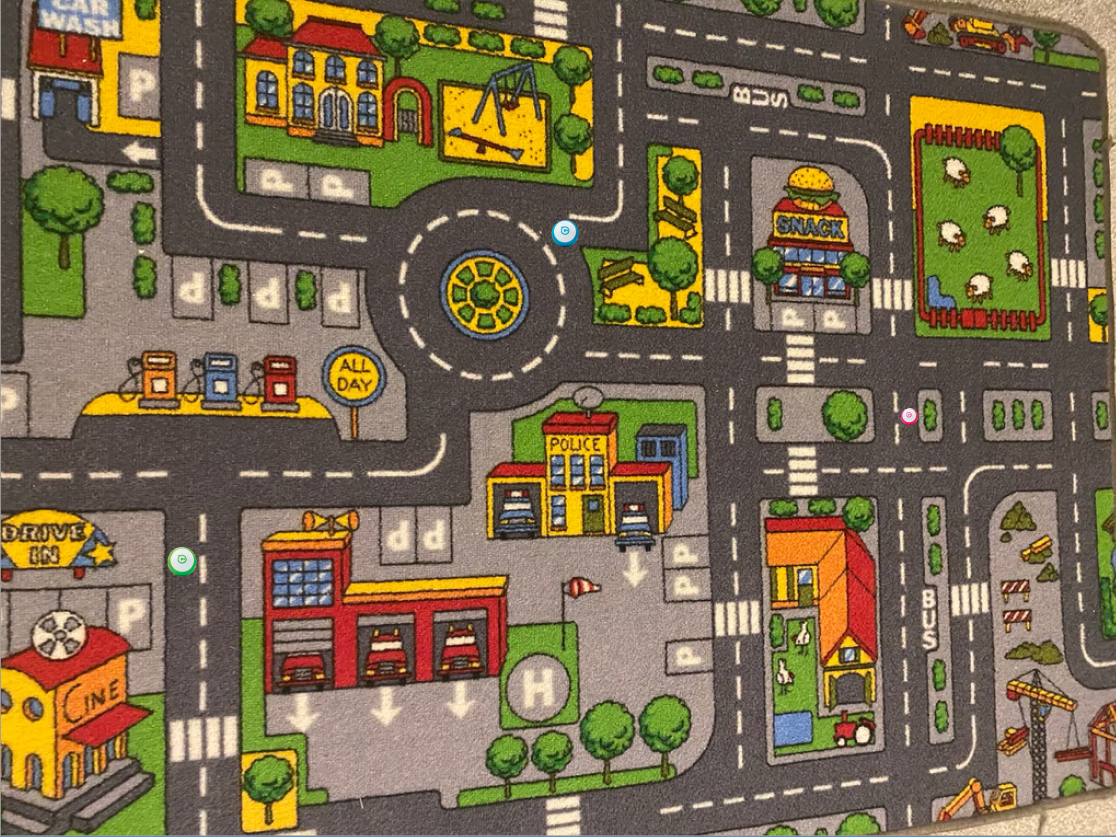
#> input picture Attachments/road_plain.png, 1116 x 837 px, given in place of the camera
$ python ColourMasking.py
#> lines starting #> are read from the running program, lines starting #| are printed output that depends on the picture; after the words box and inside, x2 and y2 are one past the last pixel; in counts of white or black regions, pixels touching at a corner belong together
import cv2
import numpy as np

# Specify the index of your external webcam (try different indices if needed)
external_webcam_index = 1

cap = cv2.VideoCapture(external_webcam_index)

while True:
    ret, frame = cap.read()
#> frame is the input picture: shape (837, 1116, 3); mean B, G, R 77.9, 107.5, 123.1

    # Convert frame to HSV
    hsv = cv2.cvtColor(frame, cv2.COLOR_BGR2HSV)
#> hsv: shape (837, 1116, 3); mean H, S, V 19.2, 93.3, 127.7

    # Define range of blue color in HSV
    lower_blue = np.array([10, 50, 50])
    upper_blue = np.array([130, 255, 255])

    # Define range of white color in HSV
    lower_white = np.array([0, 0, 200])
    upper_white = np.array([180, 30, 255])

    # Threshold the HSV images to get masks for blue and white colors
    blue_mask = cv2.inRange(hsv, lower_blue, upper_blue)
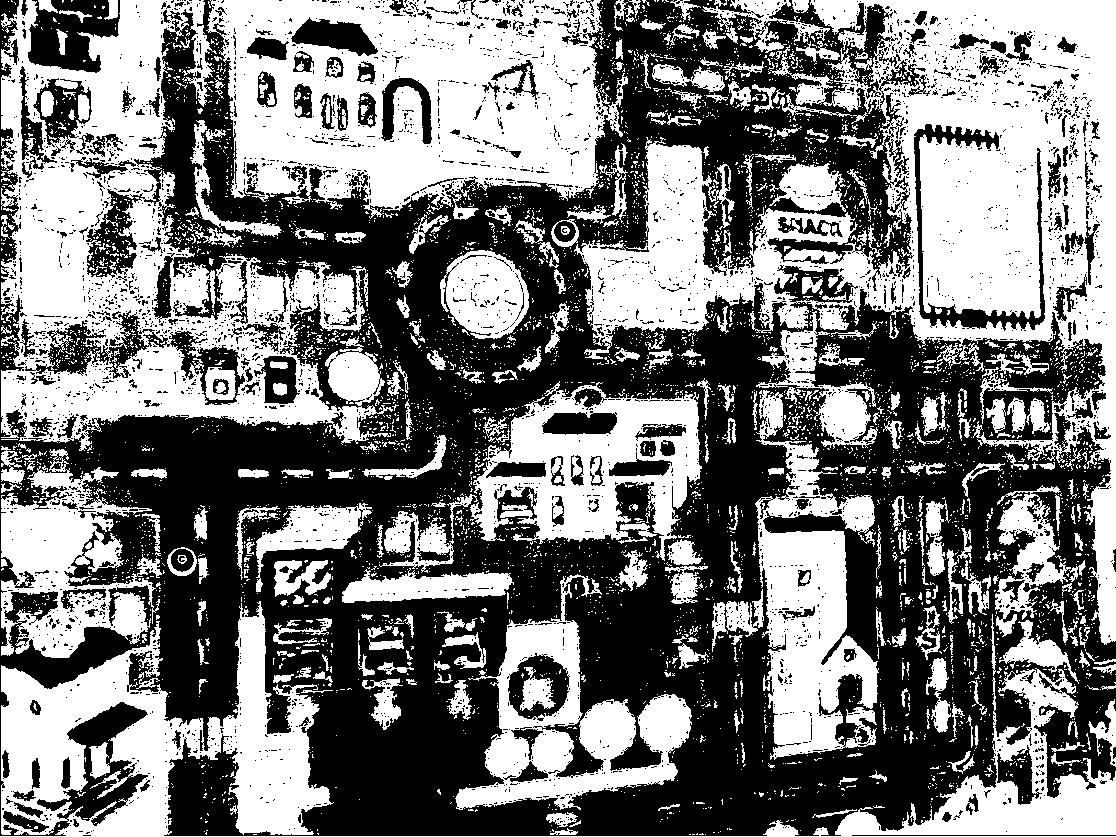
#> blue_mask: shape (837, 1116); 48.3% white; 4867 white regions (4460 under 20 px), largest, box (x1, y1, x2, y2) and area: (574, 0, 1116, 645) 101332, (1, 0, 393, 451) 69117, (206, 0, 628, 220) 60993
    white_mask = cv2.inRange(hsv, lower_white, upper_white)
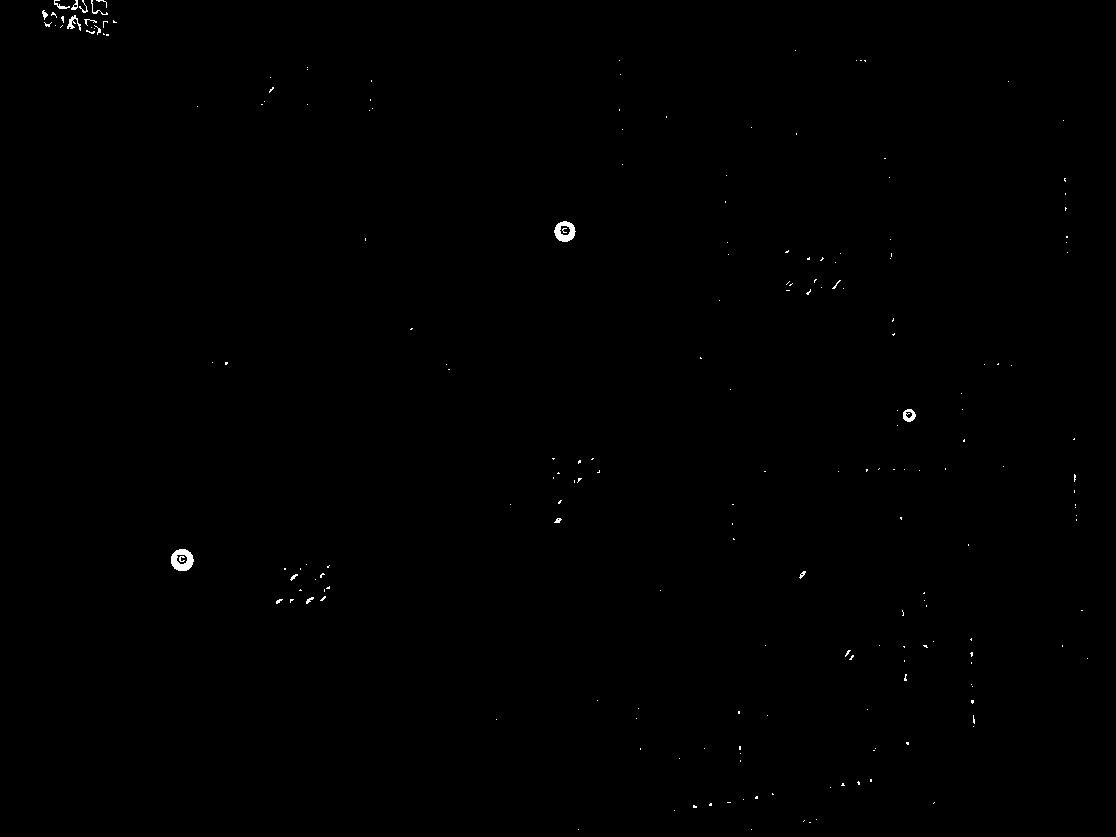
#> white_mask: shape (837, 1116); 0.2% white; 204 white regions (188 under 20 px), largest, box (x1, y1, x2, y2) and area: (171, 549, 194, 571) 329, (554, 221, 576, 242) 276, (903, 409, 916, 422) 107

    # Combine the masks to get a final mask
    final_mask = cv2.bitwise_or(blue_mask, white_mask)
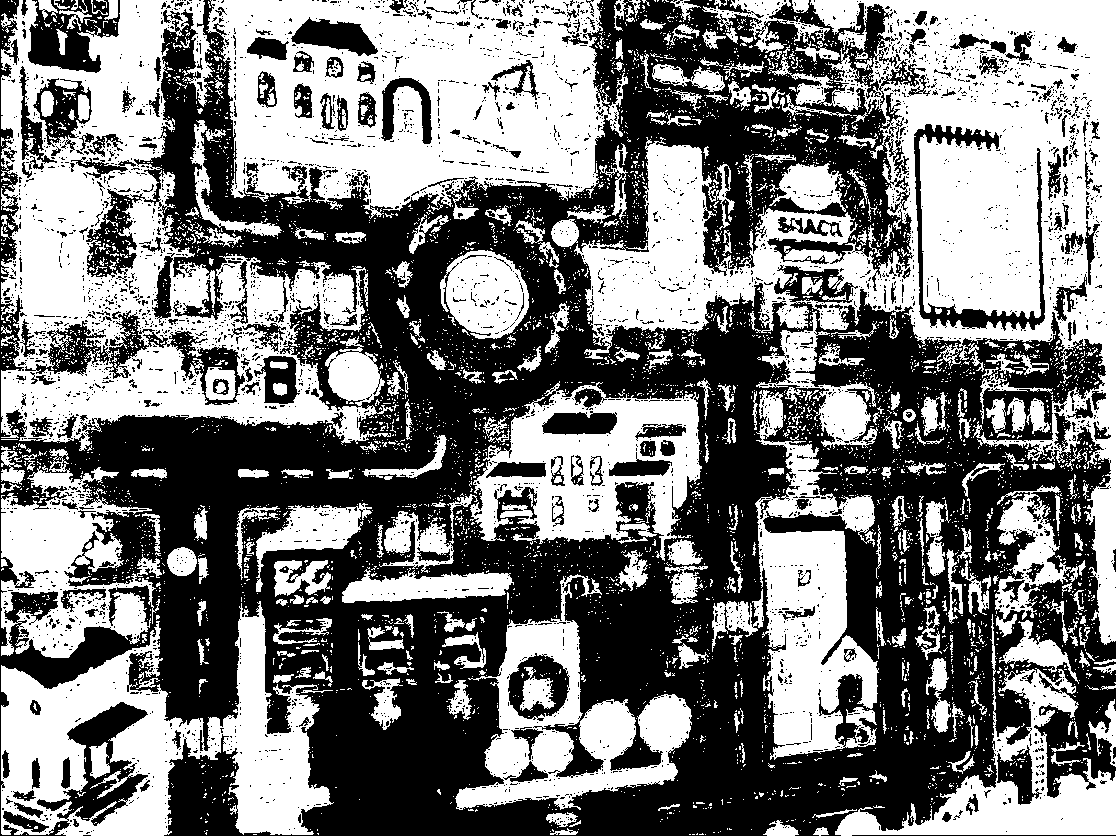
#> final_mask: shape (837, 1116); 48.5% white; 4999 white regions (4589 under 20 px), largest, box (x1, y1, x2, y2) and area: (574, 0, 1116, 645) 101481, (1, 0, 393, 451) 69161, (206, 0, 628, 220) 60997

    # Apply GaussianBlur to the blue mask to reduce noise
    blurred_mask = cv2.GaussianBlur(final_mask, (3, 3), 0)
    # Bitwise-AND mask and original image
    result = cv2.bitwise_and(frame, frame, mask=blurred_mask)
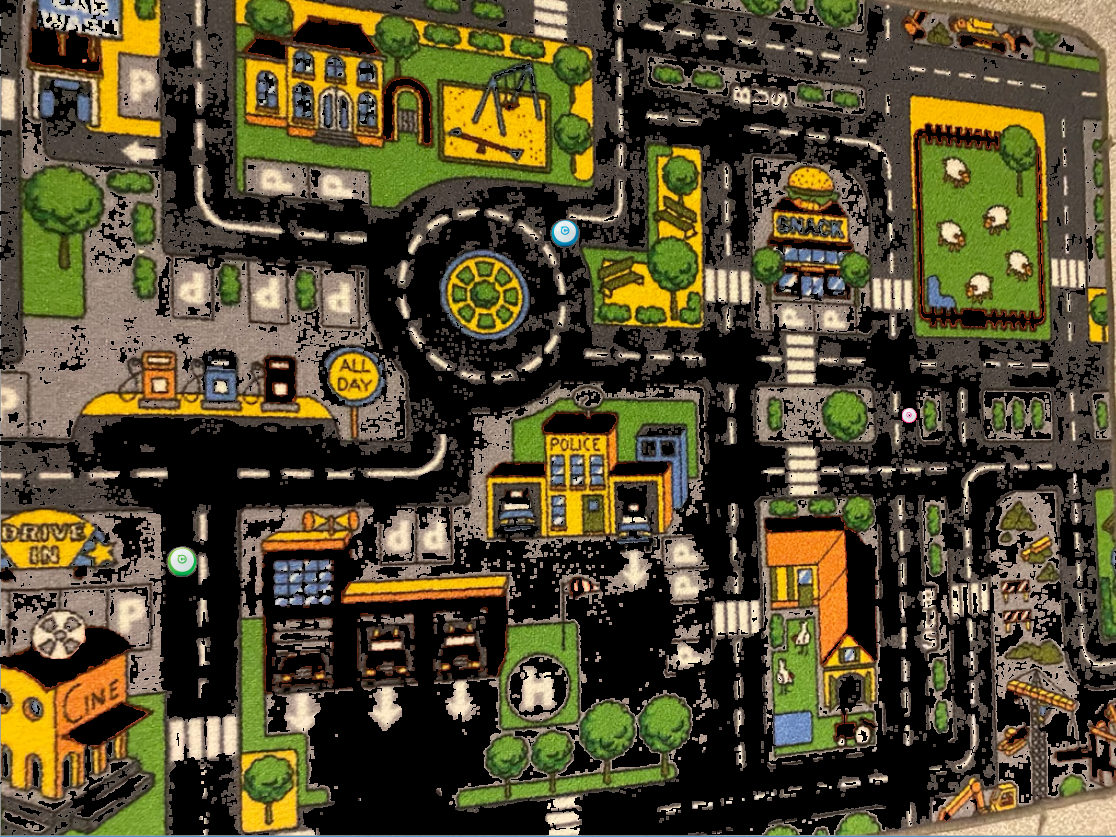
#> result: shape (837, 1116, 3); mean B, G, R 48.3, 76.1, 83.5

    cv2.imshow('External Webcam', result)

    if cv2.waitKey(1) & 0xFF == ord('q'):
#> (key q is pressed here)
        break

cap.release()
cv2.destroyAllWindows()
